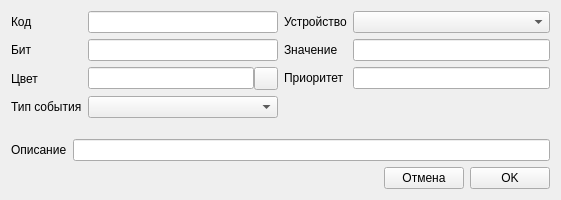
<?xml version="1.0" encoding="UTF-8"?>
<ui version="4.0">
 <class>EventEditForm</class>
 <widget class="QWidget" name="EventEditForm">
  <property name="geometry">
   <rect>
    <x>0</x>
    <y>0</y>
    <width>561</width>
    <height>200</height>
   </rect>
  </property>
  <property name="windowTitle">
   <string>Form</string>
  </property>
  <layout class="QVBoxLayout" name="verticalLayout">
   <item>
    <layout class="QHBoxLayout" name="horizontalLayout_4">
     <item>
      <layout class="QFormLayout" name="formLayout">
       <item row="0" column="0">
        <widget class="QLabel" name="label">
         <property name="text">
          <string>Код</string>
         </property>
        </widget>
       </item>
       <item row="0" column="1">
        <widget class="QLineEdit" name="codeEdit"/>
       </item>
       <item row="1" column="0">
        <widget class="QLabel" name="label_3">
         <property name="text">
          <string>Бит</string>
         </property>
        </widget>
       </item>
       <item row="1" column="1">
        <widget class="QLineEdit" name="bitEdit"/>
       </item>
       <item row="2" column="0">
        <widget class="QLabel" name="label_5">
         <property name="text">
          <string>Цвет</string>
         </property>
        </widget>
       </item>
       <item row="2" column="1">
        <layout class="QHBoxLayout" name="horizontalLayout_3">
         <property name="spacing">
          <number>0</number>
         </property>
         <item>
          <widget class="QLineEdit" name="colorEdit">
           <property name="readOnly">
            <bool>true</bool>
           </property>
          </widget>
         </item>
         <item>
          <widget class="QToolButton" name="toolButton">
           <property name="text">
            <string/>
           </property>
           <property name="icon">
            <iconset resource="resource.qrc">
             <normaloff>:/icons/colorchoose.png</normaloff>:/icons/colorchoose.png</iconset>
           </property>
          </widget>
         </item>
        </layout>
       </item>
       <item row="3" column="0">
        <widget class="QLabel" name="label_7">
         <property name="text">
          <string>Тип события</string>
         </property>
        </widget>
       </item>
       <item row="3" column="1">
        <widget class="QComboBox" name="typeBox"/>
       </item>
      </layout>
     </item>
     <item>
      <layout class="QFormLayout" name="formLayout_2">
       <item row="0" column="0">
        <widget class="QLabel" name="label_2">
         <property name="text">
          <string>Устройство</string>
         </property>
        </widget>
       </item>
       <item row="1" column="0">
        <widget class="QLabel" name="label_4">
         <property name="text">
          <string>Значение</string>
         </property>
        </widget>
       </item>
       <item row="1" column="1">
        <widget class="QLineEdit" name="valueEdit"/>
       </item>
       <item row="2" column="0">
        <widget class="QLabel" name="label_6">
         <property name="text">
          <string>Приоритет</string>
         </property>
        </widget>
       </item>
       <item row="2" column="1">
        <widget class="QLineEdit" name="priorityEdit"/>
       </item>
       <item row="0" column="1">
        <widget class="QComboBox" name="deviceBox"/>
       </item>
      </layout>
     </item>
    </layout>
   </item>
   <item>
    <layout class="QHBoxLayout" name="horizontalLayout">
     <item>
      <widget class="QLabel" name="label_8">
       <property name="text">
        <string>Описание</string>
       </property>
      </widget>
     </item>
     <item>
      <widget class="QLineEdit" name="descEdit"/>
     </item>
    </layout>
   </item>
   <item>
    <layout class="QHBoxLayout" name="horizontalLayout_2">
     <item>
      <spacer name="horizontalSpacer">
       <property name="orientation">
        <enum>Qt::Horizontal</enum>
       </property>
       <property name="sizeHint" stdset="0">
        <size>
         <width>40</width>
         <height>20</height>
        </size>
       </property>
      </spacer>
     </item>
     <item>
      <widget class="QPushButton" name="pushButton_2">
       <property name="text">
        <string>Отмена</string>
       </property>
      </widget>
     </item>
     <item>
      <widget class="QPushButton" name="pushButton">
       <property name="text">
        <string>OK</string>
       </property>
      </widget>
     </item>
    </layout>
   </item>
  </layout>
 </widget>
 <resources>
  <include location="resource.qrc"/>
 </resources>
 <connections/>
</ui>
